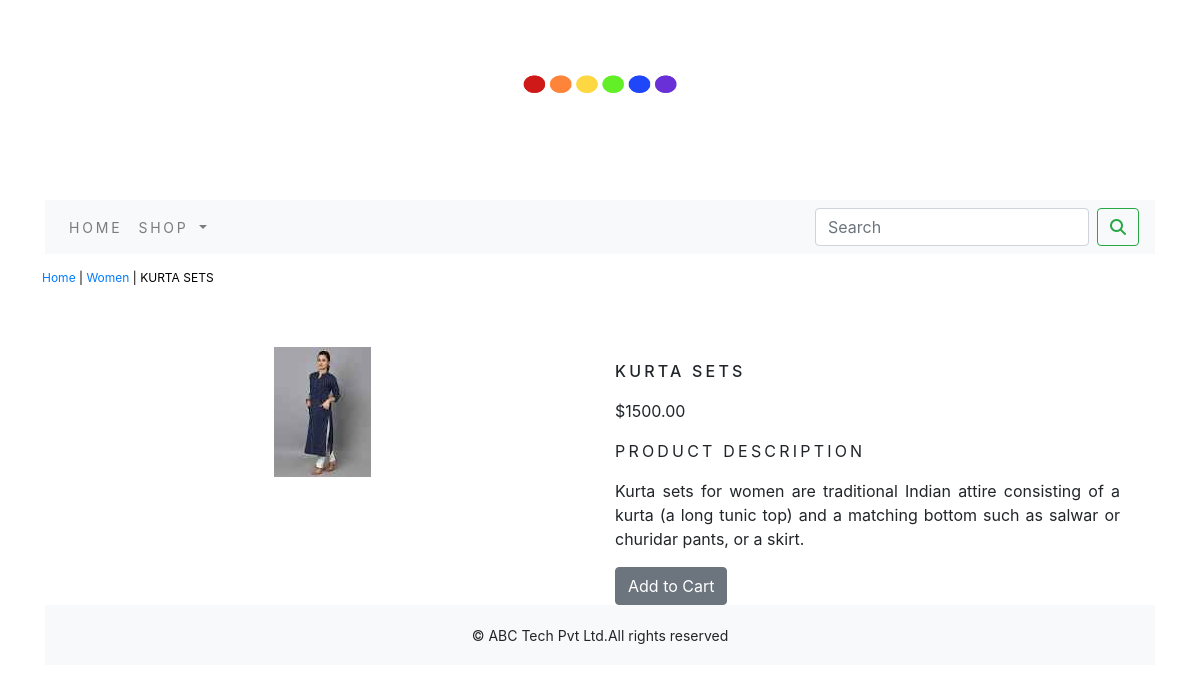
The page /shop/women-dress/kurta-sets-for-women/ on the database its author committed.
### shopapp/models.py (models this page shows, shortened)
class Product(models.Model):
    name = models.CharField(max_length=250, unique=True)
    slug = models.SlugField(max_length=250, unique=True)
    description = models.TextField(blank=True)
    price=models.DecimalField(max_digits=10,decimal_places=2)
    category=models.ForeignKey(Category,on_delete=models.CASCADE)
    image=models.ImageField(upload_to='product',blank=True)
    stock=models.IntegerField()
    available=models.BooleanField(default=True)
    created=models.DateTimeField(auto_now_add=True)
    updated=models.DateTimeField(auto_now=True)
    class Meta:
        ordering=('name',)
        verbose_name='product'
        verbose_name_plural='products'

class Category(models.Model):
    name=models.CharField(max_length=250,unique=True)
    slug=models.SlugField(max_length=250,unique=True)
    description=models.TextField(blank=True)
    image=models.ImageField(upload_to='category',blank=True)
    class Meta:
        ordering=('name',)
        verbose_name='category'
        verbose_name_plural='categories'
    def get_url(self):
        return reverse('shopapp:products_by_category',args=[self.slug])
    def __str__(self):
        return '{}'.format(self.name)

### shopapp/views.py (the view)
# urls.py: path('<slug:c_slug>/<slug:product_slug>/',views.proDetail,name='prodCatdetail')
def proDetail(request,c_slug,product_slug):
    try:
        product=Product.objects.get(category__slug=c_slug,slug=product_slug)
    except Exception as e:
        raise e
    return render(request,'product.html',{'product':product})

### cart/context_processors.py (called while the page is built)
def counter(request):
    item_count=0
    if 'admin' in request.path:
        return {}
    else:
        try:
            cart=Cart.objects.filter(cart_id=_cart_id(request))
            cart_items=CartItem.objects.all().filter(cart=cart[:1])
            for cart_item in cart_items:
                item_count += cart_item.quantity
        except Cart.DoesNotExist:
            item_count=0
    return dict(item_count=item_count)

### cart/views.py (called while the page is built)
def _cart_id(request):
    cart=request.session.session_key
    if not cart:
        cart=request.session.create()
    return cart

### shopapp/context_processors.py (called while the page is built)
def menu_links(request):
    links=Category.objects.all()
    return dict(links=links)

### templates/product.html (shortened to what this page needs)
{% extends 'base.html' %}
{% load static %}
{% block content %}
<div class="row my_prod_row_class">
    <div class="mx_auto">
        <p><a href="{% url 'shopapp:allProdCat' %}">Home</a> | <a href="{{product.category.get_url}}">{{product.category}}</a> | {{product.name}}</p>
    </div>
</div>
<div class="container">
<br>
<div class="row">
    <div class="col-12 col-sm-12 col-md-12 col-lg-6 text-center">
        <div style="min-width: 18rem">
            <img src="{{product.image.url}}" alt="{{product.name}}">
        </div>
    </div>
    <div class="col-12 col-sm-12 col-md-12 col-lg-6">
        <div>
            <h1 class="my_prod_title">{{product.name}}</h1>
            <p>${{product.price}}</p>
            <p class="my_title">Product Description</p>
            <p class="text-justify my_prod_text">{{product.description}}</p>
            {% if product.stock <= 0 %}
            <p class="text-justify my_prod_text"><b>Out of Stock</b></p>
            {% else %}
            <a class="btn btn-secondary" href="{% url 'cart:add_cart' product.id %} ">Add to Cart</a>
            {% endif %}
        </div>
    </div>
</div>
{% endblock %}

### static/css/custom.css (style rules this page uses)
body { font-family: 'Roboto', sans-serif; }
.my_title { font-size: 16px; text-transform: uppercase; letter-spacing: .2em; }
.my_prod_row_class { padding-top: 15px; padding-bottom: 20px; }
.my_prod_row_class .mx_auto { color: #000; font-size: 12px; text-decoration: none; }
.my_prod_title { font-size: 16px; text-transform: uppercase; letter-spacing: .2em; padding-top: 15px; padding-bottom: 10px; }
.my_prod_text { padding-right: 20px; }

### rows shown on the page
Product: category "Women", name "KURTA SETS", image (picture), price "1500.00", description "Kurta sets for women are traditional Indian attire consisting of a kurta (a long tunic top) and a matching bottom such as salwar or churidar pants, or a skirt."
